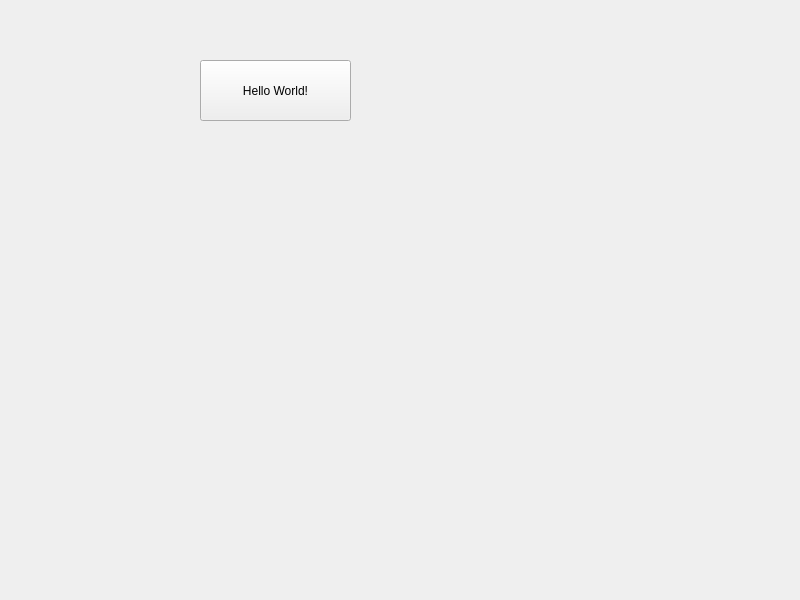
<?xml version="1.0" encoding="UTF-8"?>
<ui version="4.0">
 <class>Widget</class>
 <widget class="QWidget" name="Widget">
  <property name="geometry">
   <rect>
    <x>0</x>
    <y>0</y>
    <width>800</width>
    <height>600</height>
   </rect>
  </property>
  <property name="windowTitle">
   <string>Widget</string>
  </property>
  <widget class="QPushButton" name="pushButton">
   <property name="geometry">
    <rect>
     <x>200</x>
     <y>60</y>
     <width>151</width>
     <height>61</height>
    </rect>
   </property>
   <property name="text">
    <string>Hello World!</string>
   </property>
  </widget>
 </widget>
 <resources/>
 <connections/>
</ui>
